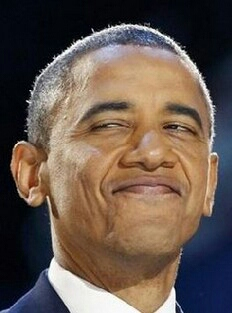
#> input picture DanielShanghai/0000/image.jpg, 232 x 313 px
$ python AddNumToPic.py
#> lines starting #> are read from the running program, lines starting #| are printed output that depends on the picture; after the words box and inside, x2 and y2 are one past the last pixel; in counts of white or black regions, pixels touching at a corner belong together
#> further down, image is the input picture: PIL image 232x313 RGB; mean R, G, B 104.7, 88.8, 78.3
from PIL import Image, ImageDraw, ImageFont
__author__ = 'DanielSong'

def add_num(img,number):


    #生成pad和数字
#> called with number = 6
    if number >= 10000:
       strNumber = '...'
    else:
       strNumber = '%d' %(number)

    draw = ImageDraw.Draw(img)
    #myfont = ImageFont.truetype('C:/windows/fonts/Arial.ttf', size=50)
    myfont = ImageFont.truetype('C:/windows/fonts/framdit.ttf', size=40)

    width, height = img.size
#> width = 232; height = 313
    txtWidth,txtHeight = myfont.getsize(strNumber)
    #print ("txtHeight %d" %txtHeight)

    if len(strNumber) > 1:
       NumImageWidth = txtWidth + 20
    else:
       NumImageWidth = 40;
    p = Image.new('RGBA', (NumImageWidth,40),(255,255,255,0))
    NumberDraw = ImageDraw.Draw(p)
    fillcolor = "#ff0000"
    NumberDraw.ellipse((0,0,40,40),fill=fillcolor)
    NumberDraw.ellipse((NumImageWidth-40,0,NumImageWidth,40),fill=fillcolor)
    NumberDraw.rectangle((20,0,NumImageWidth-20,40),fill=fillcolor)
    txtPosX = (NumImageWidth-txtWidth)/2
    if len(strNumber) > 1:
       NumberDraw.text((txtPosX, -3), strNumber, font=myfont, fill="#FFFFFF")
    else:
       NumberDraw.text((8, -3), strNumber, font=myfont, fill="#FFFFFF")


    #生成pad和数字 完成


    #p.show()
    img.show()

    resultP = Image.new('RGBA', (width+20, height+20),(255,255,255,0))
    resultP.paste(img,(0,20,width,height+20));
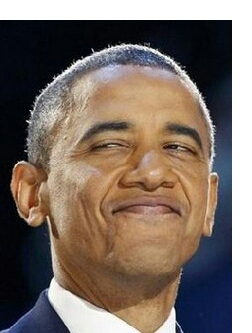
#> resultP: PIL image 252x333 RGBA; mean R, G, B, A 124.9, 111.1, 102.1, 220.7; transparent parts drawn white
    R,G,B,A = p.split()
#> R: PIL image 40x40 L; every value is 255
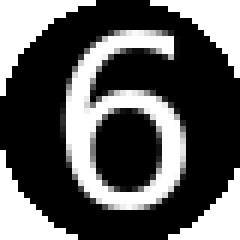
#> G: PIL image 40x40 L (shown 6 times larger); min 0, max 255, mean 91
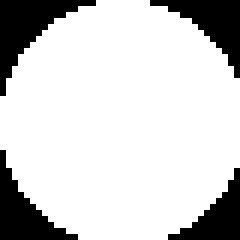
#> A: PIL image 40x40 L (shown 6 times larger); 80.9% white; 4 black regions, box (x1, y1, x2, y2) and area: (0, 0, 16, 16) 92, (25, 0, 40, 13) 76, (0, 25, 13, 40) 76, (28, 28, 40, 40) 61
    resultP.paste(p,(width+20-NumImageWidth,0,width+20,40),mask = A);
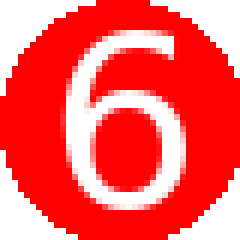
#> p: PIL image 40x40 RGBA (shown 6 times larger); mean R, G, B, A 255, 91, 91, 206.4; transparent parts drawn white

    resultP.show()
    resultP.save('result.jpg','jpeg')
    return 0

    # [26 lines of commented-out code are left out]


if __name__ == '__main__':
    image = Image.open('image.jpg')
    add_num(image,6)
    #image.show()
